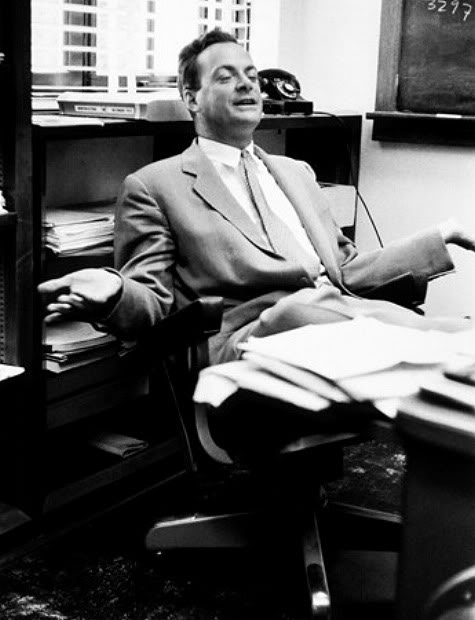
#> input picture figures/feynman.png, 475 x 620 px
$ jupyter execute -07-Singular-Value-Decomposition.ipynb   (shell and % lines are left out)   (older library calls are emulated)
#> lines starting #> are read from the running program, lines starting #| are printed output that depends on the picture; long printed decimals are rounded
# Singularvalue Decomposition of Images

© by A.Richter (under construction)


## Overview of the notebook:

   1. [Analog vs. Digital Signals](#analog)
   2. [Sampling theorem](#sampling)
   3. [Basic Signal generation](#basic)
   4. [Adding up Signals to produce complexity and noise](#addsignals)
   5. [Adding a systematic trend](#trend)
   6. [What the Fourier-Transformation can do](#fourier)


As you may have seen in the notebooks before (-04-Basics-of-image-processing) Images are often handled in form of nummeric python (numpy) array's. Numpy array's are simply speaking nothing else than a representation matrix structures in the computers memory.

Based on that I can say very general that every algebraic matrix operation can also be applied to a numpy array structure.

Singularvalue Decomposition is a technique used in linear algebra to split one matrix into three separate matrices which represent the same ammount of information. Its basically shown from a different viewpoint.

In this notebook I will show a little bit more in detail how this technique works.

Basic Library imports and variables
---

[cell 1]
import numpy as np
import matplotlib.pyplot as plt
#%matplotlib notebook

from skimage import io as skio

from scipy.misc import bytescale

The below imported image is now available in form of a 620 rows by 475 cols numpy array.

[cell 2]
Im=skio.imread('figures/feynman.png')
#> Im is the input picture: shape (620, 475); min 0, max 255, mean 91.2
print(Im.shape)
#| (620, 475)
print(Im.dtype)
#| uint8
plt.imshow(Im, cmap='gray')
plt.show()

To explain **Singular-Value-Decomposition** I have to explain first the terms **Eigenvalues** and **Singularvalues** because both are closely connected and used in this technique.

An Eigen-Values Primer
--

https://simple.wikipedia.org/wiki/Eigenvalues_and_eigenvectors

The so called **Eigenvalues** $\lambda$ of a squared matrix $A_{n,n}$ are characteristic numbers for every matrix or array that fullfill the following equation:

 [1] $\hspace{1cm}$  $A_{n,n} \vec x = \lambda \vec x$

I am interested in the values of $\lambda$ and $\vec x$ that fulfill this equation.
To answere this question I have to find at first one of the solutions $\lambda_i$ and with this I can find the corresponding vector $ \vec x_i$. There are as many solutions $\lambda_i$ as there are row/cols in the matrix $A_{n,n}$, so in this case $n$.

To solve this equation according to $\lambda$ the following manipulations can be done:

$A_{n,n} \vec x = \lambda E_{n,n} \vec x$  ......(where $E_{n,n}$ is the Unit-Matrix)

$A_{n,n} \vec x - \lambda E_{n,n} \vec x= 0$

$(A_{n,n} - \lambda E_{n,n} ) \cdot \vec x = 0$

accordingly whether $\vec x $ or $(A_{n,n} - \lambda E_{n,n} )$ have to be null.

Ignoring the trivail solution of $\vec x =0$ makes sense because it doesn't give any new information.

$(A_{n,n} - \lambda E_{n,n} ) = 0$ is a far more promising.

This can be done by evaluating the determinat of the algebraic equation which leads to the so called **characteristic polynom** and is expressed for every symmetric matrix **$A_{n,n}$** alike this:
                $ p_n (\lambda) = det(A_{n,n} - \lambda \cdot E_{n,n} )$

==> **characteristic polynom** : $ p_n (\lambda) = det(A_{n,n} - \lambda \cdot E_{n,n} )$

For example the determinant det(...) of the matrix $A = \begin{pmatrix}
a & b\\
c & d
\end{pmatrix}$  is det (A) = $\begin{vmatrix}
a & b\\
c & d
\end{vmatrix}$ = $ a \cdot d - c \cdot b$

for further information on higher dimensions determinants see also: https://de.wikipedia.org/wiki/Determinante

To calculate the Eigenvalues, we need the characteristic polynom to be zero, so:                 $det(A_{n,n} - \lambda \cdot E_{n,n} ) = 0$

This equation results in a **polynom in $\lambda$** of **degree n** according to the dimensions of $A_{n,n}$

Polynoms of **degree n** always have **n - Null crossings **  $\lambda_i $ which are the so called **Eigenvalues** I am looking for.

When a found solution $\lambda_i$ is placed in the original equation [1] from above the so called Eigenvector $\vec x_i$ can be determined.

So for **each Eigenvalue** there is a **corresponding Eigenvector**.

The Eigenvalues can be sorted ascending according to their size. The biggest Eigenvalue $\lambda_i$ represents the biggest part of the information in the matrix $A_{n,n}$.

The corresponding Eigenvectors can also be sorted in the same order like the Eigenvalues creating a new (transformation-) matrix.

This matrix of Eigenvectors is the so called transformation matrix used in the Principal Component Analysis (PCA - for details see Notebook **-07a-PCA-Example**)

[a] https://commons.wikimedia.org/wiki/File:Mona_Lisa_with_eigenvector.png

<a title="By J. Finkelstein [Public domain], via Wikimedia Commons" href="https://commons.wikimedia.org/wiki/File:Mona_Lisa_with_eigenvector.png"></a>

Images and Eigenvalues
---

How can I use this theoretical considerations about Eigenvalues now for working with an image. As stated before imageprocessing in python mostly uses numpy arrays. A numpy array is nothing else than a big matrix of which I can compute the Eigenvalues.

Normally arbitrary imagedata is not squarred and has a different number of rows and cols.

Calculating the Eigenvalues of a non-squared matrix demands a separation into **Left-sided** and **Right-sided Eigenvalues** depending on how the Eigenvalue problem in equation [1]
is written. The matrix A is of the form $A_{n,m}$

 $((A A^T)_{n,n}- \lambda \cdot E_{n,n}) \cdot \vec x_r = \vec 0 $ ... calculates the **Right-sided Eigenvalue problem**

 $ \vec x^T_l \cdot ((A^T A)_{m,m}- \lambda \cdot E_{m,m})  = \vec 0^T $ ... calculates the **Left-sided Eigenvalue problem**

Both calculations have to be executed and the Eigenvectors to each Eigenvalue are ordered next to each other to for a new matrix

$ U = [\vec x^1_l ... \vec x^n_l]$ as Left-Eigenvectors

and

$ V = [\vec x^1_r ... \vec x^n_r]$ as Right-Eigenvectors


Singularvalues
--

s... Singular Values

With these the decomposition is done with a function from the scipy packedge **linalg** for linear algebraic manipulations.

Here is an example how to calculate the Eigenvalues and the Eigenvectors of a small matrix $A_{3,3}$. So three Eigenvalues and three Eigenvectors have to be determined.

[cell 3]
A33=np.array([[0,2],[2,-1]])
print(A33)

To check my results I can use the scipy.linalg function **scipy.linalg.eigvals()**

[cell 4]
from scipy import linalg as lina
print(25*'=')
print(lina.eigvals(A33))
print(25*'=')

print(lina.eigvals_banded(A33))

So if I am interested to do the same with a real image which is normally not squared but rectangular, I have to concider to calculate the Eigenvector equations once from the left side but also from the right side (normal approach - in case of a squared matrix).

This will result in two sets of Eigenvectors the **left-sided** and the **right-sided Eigenvectors**.

The Eigenvalues itself

**Matrix decomposition into three parts (left-Eigenvalues, Main-diagonal-singularvalues, right-Eigenvalues)**

[cell 5]
# Singular Value Decomp Example
#===============================================
#http://stackoverflow.com/questions/1730600/principal-component-analysis-in-python
#http://sebastianraschka.com/Articles/2014_pca_step_by_step.html


U,s,V = lina.svd(Im)
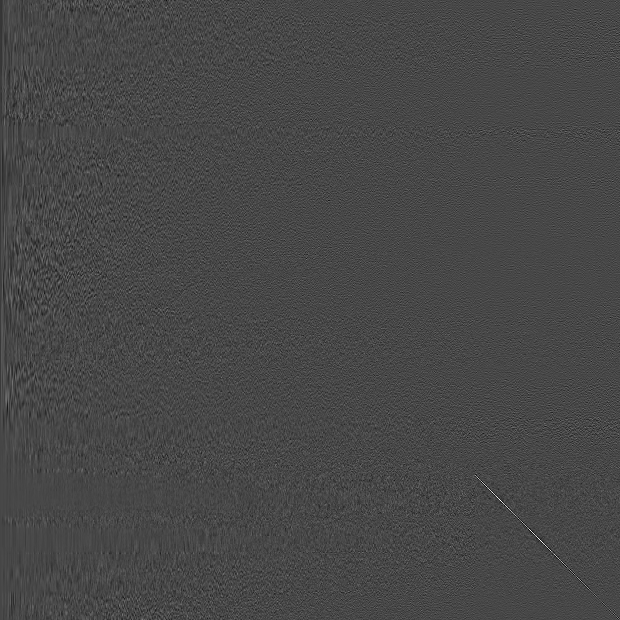
#> U: shape (620, 620) float32; min -0.287, max 0.735, mean -6.24e-05; drawn with min black and max white
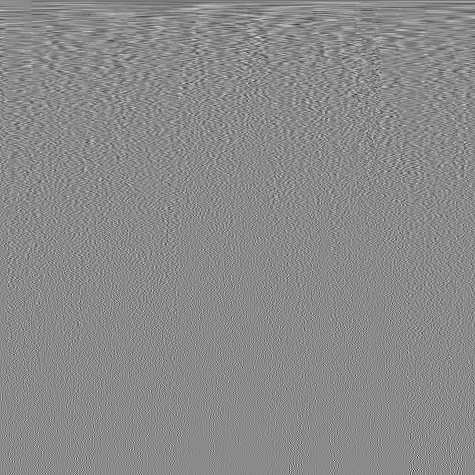
#> V: shape (475, 475) float32; min -0.341, max 0.287, mean -8.99e-05; drawn with min black and max white
#> s = 475 values, max 63783 at index 0, min 2.49 at index 474, mean 622.9

[cell 6]
print(U[0:5,0:5])
#| [[-0.06338 -0.06814   -0.0395    0.03131 -0.02365]
#|  [-0.06355 -0.06657 -0.04199  0.03014 -0.02331 ]
#|  [-0.06366 -0.06651  -0.04192  0.02877 -0.02382 ]
#|  [-0.06404 -0.0676 -0.04043  0.02562 -0.02047]
#|  [-0.06571 -0.06762 -0.03635  0.01288 -0.005598]]

print(U.shape)
#| (620, 620)

[cell 7]
print(s[0:10])
#| [63782.984  21856.451  12134.649  10667.463   8325.9     7156.521
#|   6413.266   5867.1924  5239.193   4662.144 ]

print(s.shape)
#| (475,)

[cell 8]
print(V[0:5,0:5])
#| [[-0.01398 -0.01301 -0.01211 -0.01087 -0.008912]
#|  [ 0.02566   0.02444  0.024  0.02337  0.02262]
#|  [-0.005936 -0.003275  0.00355  0.01211  0.01195]
#|  [ 0.0186  0.01733  0.01756  0.01828  0.02177]
#|  [-0.02577 -0.02143  -0.01549 -0.006998  0.002545]]

print(V.shape)
#| (475, 475)

So as I can see from the dimensions **U-Matrix(620x620)**, the **s-Vector(475,1)** and the **V-Matrix(475,475)** are the results of the decomposition.

[cell 9]
plt.figure(figsize=(20,10))
plt.imshow(Im, cmap = 'gray')
plt.title('feynman')
plt.show()
print( 'V:', V.shape[0])
#| V: 475

To build the image again from the USV Matrixes the eigenvalues have to be chosen by their size.
The following code is putting the number of k Eigenvalues on the diagonal of the S-Matrix

[cell 10]
S=np.zeros(Im.shape);

# some eigenvalues
k=50;
for i in range(1,k):
    S[i,i]=s[i]

Increase the number of k to include more Eigenvalues in the Composition of the image

Printing the decomposition matrices for an overview

[cell 11]
print( U.shape)
#| (620, 620)
print( s.shape)
#| (475,)
print( V.shape)
#| (475, 475)
print( S.shape)
#| (620, 475)

[cell 12]
#BildPCA=np.mat(U)* np.mat(S)* np.mat(V)
BildPCA=np.dot(np.dot(U,S),V)
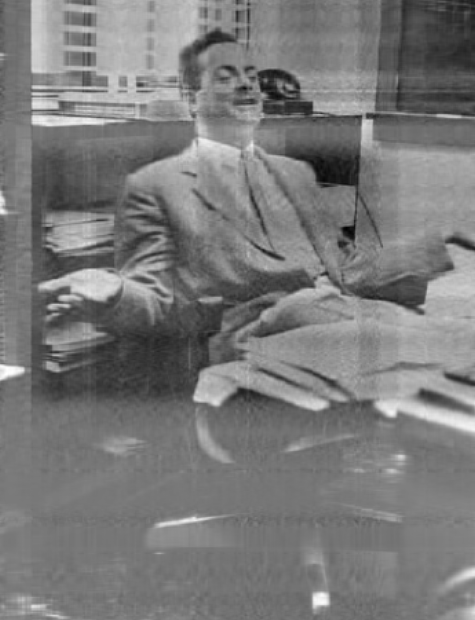
#> BildPCA: shape (620, 475) float64; min -228.2, max 247.4, mean 0.1; drawn with min black and max white

print( 'Shape of Output:{}  Type of Output:{}   Type Of Output (with bytescale):{}'.format(BildPCA.shape, BildPCA.dtype, bytescale(BildPCA).dtype))
#| Shape of Output:(620, 475)  Type of Output:float64   Type Of Output (with bytescale):uint8
plt.figure(figsize=(20,10))
#plt.imshow(bytescale(BildPCA),cmap='gray')
plt.imshow(BildPCA,cmap='gray')

plt.title('feynman')

plt.show()
#===============================================
